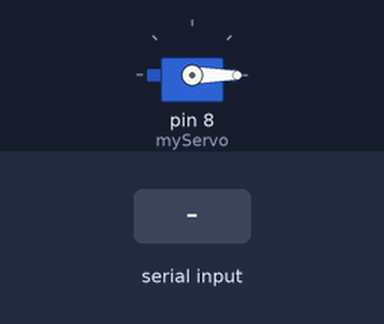
A sketch run on a simulated Arduino Uno, built with avr-gcc and run on an emulated ATmega328P. Parts: servo. The inputs (shaded band) are chosen by the test bench.

Above: at 1.2 s.
1.3 s: "90,45\n" received over Serial
At 1.76 s:
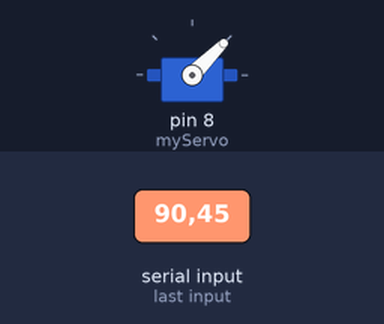
At 2.6 s:
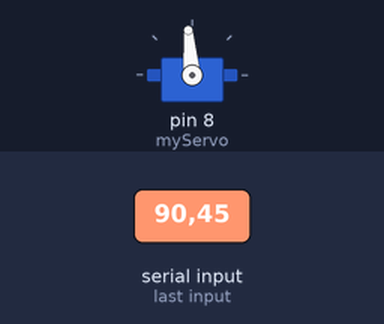
Timing chart, 0 to 10.3 s (numbered marks = the images above; inputs shaded):
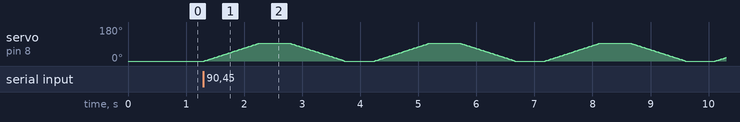

The sketch:

SubscriberServoMotor.ino
```cpp
#include <Servo.h>

Servo myServo;

void setup() {
  Serial.begin(9600);
  myServo.attach(8);
  myServo.write(0);
}

void loop() {
  if (Serial.available() > 0) {
    int servo_moves = Serial.parseInt();
    for (int i = 0; i < servo_moves; i++) {
      for(int angle = 0; angle <= 95; angle++) {
        myServo.write(angle);
        delay(10);
      }
      delay(500);

      for(int angle = 95; angle >= 0; angle--) {
        myServo.write(angle);
        delay(10);
      }
      delay(500);
    }
  }
}
```
